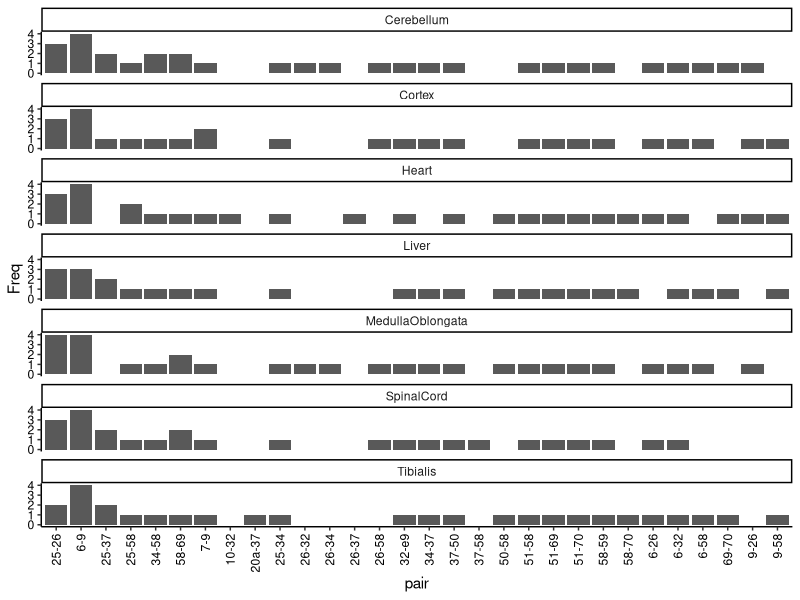
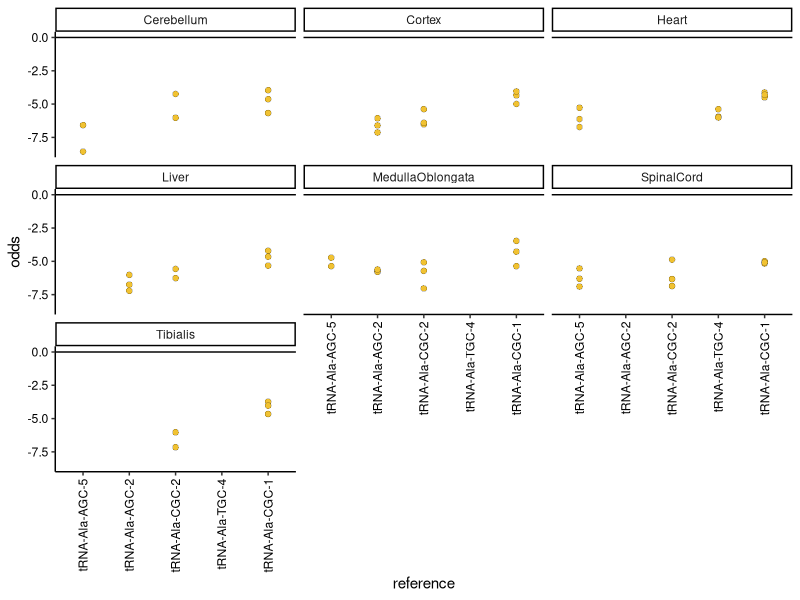

Reproduce these figures in R, in order.
library(ggplot2)

# Load data
sigdataset = read.delim("data/QuantM_mouse_tissues/interdependences_significant.tsv")
# Subset with at least 2/3 significant samples
data_2samp = sigdataset[(sigdataset$X.samples>=2),]

### Histogram ###
data_2samp$pair = apply(data_2samp,1,function(x) paste0(x[c("canon_var1","canon_var2")],collapse="-"))
paircounts = data.frame(table(data_2samp[,c("cond","pair")]))
paircounts$pair = factor(x = as.character(paircounts$pair), levels = as.character(unique(paircounts[order(-paircounts$Freq),"pair"])))
ggplot(paircounts,aes(x=pair, y=Freq)) +
  facet_wrap( ~ cond, ncol=1) +
  geom_bar(stat="identity") +
  theme_classic() +
  theme(axis.text.x = element_text(angle = 90, vjust = 0.5, hjust=1, color="black"),
        axis.text.y=element_text(colour="black"))

### Odds ratio distribution 58-Charged ###
subset_2526 = data_2samp[data_2samp$pair=="25-26",]
# Reformat
data_2526 = c()
for (r in rownames(subset_2526)){
  tempdata = data.frame(row.names = 1:subset_2526[r,"X.samples"])
  tempdata$reference = substr(subset_2526[r,"reference"],14,100)
  odds = sapply(strsplit(subset_2526[r,"odds"],"\\[|\\]| ")[[1]], function(x) if (x!=""){as.numeric(x)}else{NA})
  tempdata$odds = odds[!is.na(odds)]
  tempdata$avg_odds = subset_2526[r,"avg_odds"]
  tempdata$cond = subset_2526[r,"cond"]
  data_2526 = rbind(data_2526,tempdata)
}
data_2526$reference = factor(x = as.character(data_2526$reference), levels = as.character(unique(data_2526[order(data_2526$avg_odds),"reference"])))
# Plot
ggplot(data_2526,aes(x=reference, y=odds)) +
  facet_wrap( ~ cond, ncol=3) +
  geom_point(shape = 21, stroke=0.1, size=2,fill="#f1c232ff") +
  geom_hline(yintercept=0) +
  theme_classic() +
  theme(axis.text.x = element_text(angle = 90, vjust = 0.5, hjust=1, color="black"),
        axis.text.y=element_text(colour="black"))
